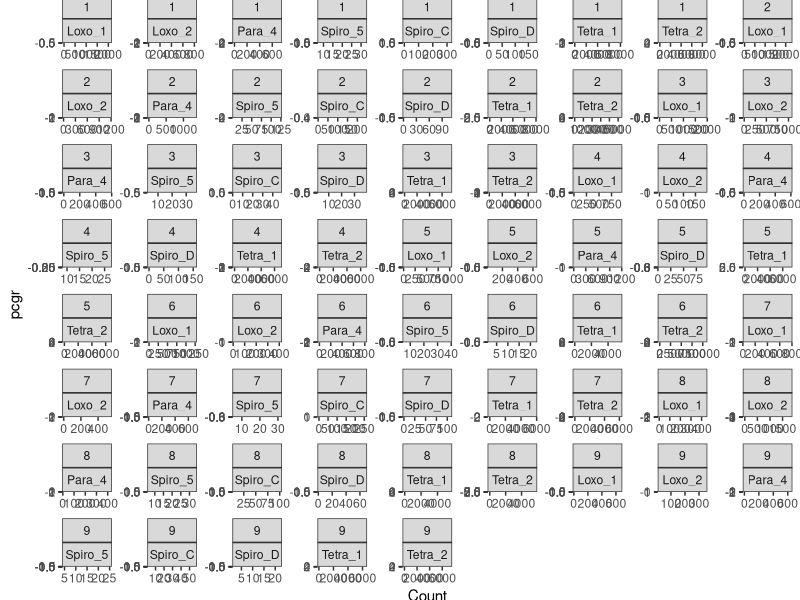
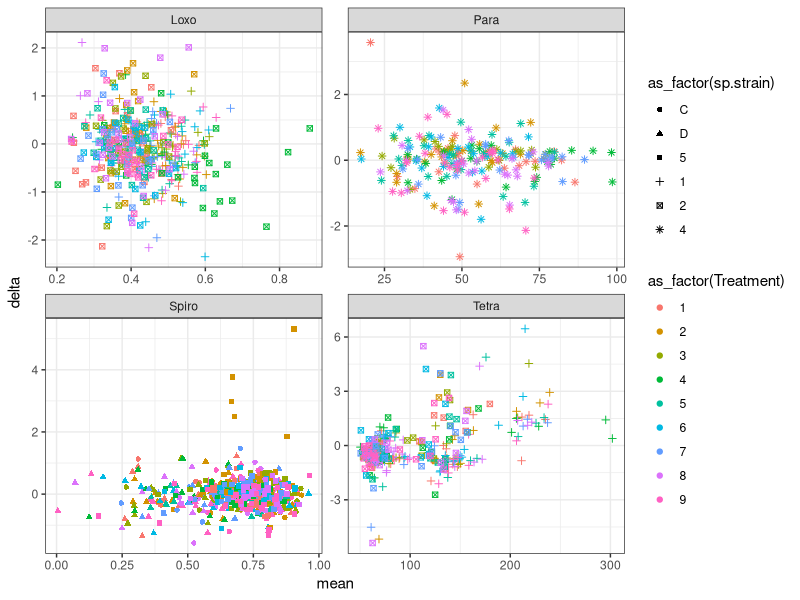

Recreate these plots in R, in order. (Note: this script raises an error after producing the figures.)
library(tidyverse)
library(lubridate)
library(mgcv)
#devtools::install_github("ctkremer/growthTools")
#library(growthTools)

# CILIATES ------
## Import data and compute pcgr, and only keep specific species-trait combinations----
data_cilia <- read.csv("ciliates/OverviewTraitsFull.csv") %>%
  rename(strain = ID_spec) %>%
  group_by(Atrazine, Temp, strain) %>%
  mutate(pcgr = log(lead(Count, 1)/Count)/(lead(Days_fromstart, 1)-Days_fromstart),
         .after = Count) %>% 
  filter(pcgr > -5) %>% #Kick out extremely negative pcgr
  ungroup() %>%
  separate(strain, into = c("species", "sp.strain"), remove=F) %>%#link to species
  group_by(strain) %>%
  mutate(phase = cut_interval(log10(Count), n=5, labels = FALSE)) %>%
  pivot_longer(mean_ar:sd_linearity, names_to="trait") %>%
  separate(trait, into=c("stat", "trait"), sep="_") %>%
  pivot_wider(names_from=stat, values_from=value) %>%
  mutate(cv=sd/mean)%>%
  filter(((species=="Spiro")&(trait=="linearity"))|((species=="Tetra")&(trait=="area"))
         |((species=="Para")&(trait=="speed"))|((species=="Loxo")&(trait=="linearity")))

## fit a reference model: of dd for C data only, and add to the original data frame:------
ref_model <- lm(data_cilia %>% filter(Treatment==1), 
                formula = pcgr ~ poly(Count,1)*strain + strain)
data_cilia$pcgr_ref <- predict.lm(ref_model, newdata = data_cilia)
data_cilia <- data_cilia %>%
  mutate(delta = pcgr - pcgr_ref)
#plot the data and overlay the reference model of dd
ggplot(data_cilia) +
  theme_bw() + 
  geom_point(aes(x=Count, y=pcgr)) + 
  #geom_smooth(method=lm, aes(x=Count, y=pcgr), 
  #            formula=y ~ poly(x,1), se=F) + #
  geom_line(aes(x=Count, y=pcgr_ref)) +
  facet_wrap(vars(Treatment, strain), scales="free")

#now check if the deviation from the ref model (delta) 
#depends on the trait value
ggplot(data_cilia) +
  theme_bw() + 
  geom_point(aes(x=mean, y=delta, col=as_factor(Treatment), 
                 pch=as_factor(sp.strain))) + 
  #geom_smooth(method=lm, aes(x=mean, y=delta, col=as_factor(treat)),
  #            formula=y ~ poly(x,1), se=F) + #
  facet_wrap(vars(species), scales="free") #, rows = vars(ID_spec)strain ~ 
#It doesn't 

# CYANO ------
## Import data and compute pcgr, and only keep specific species-trait combinations----
data_cyano <- read.csv("cyanobacteria/mono_data.csv") %>%
  separate(date.time, sep=" ", into = c("date", "time")) %>%
  mutate(day = yday(date), .after = date) %>%
  select(-c(date, time)) %>%
  group_by(strain, treat) %>%
  mutate(day = day - min(day)) %>%
  mutate(pcgr = log(lead(population.mean,1)/population.mean)/(lead(day,1)-day),
         .after = population.mean) %>%
  filter(!is.na(pcgr)) %>%
  ungroup() %>%
  mutate(species = case_when(strain%in%c(2375,2524)~"one",
                             TRUE ~ "two")) %>%#link to species
  mutate(strain = as_factor(strain)) %>%
  group_by(strain) %>%
  mutate(phase = cut_interval(log10(population.mean), n=5, labels = FALSE)) %>%
  select(-population.sd) %>%
  pivot_longer(FSC.HLin.mean:NIR.R.HLin.sd, names_to="trait") %>%
  separate(trait, into=c("trait", "stat"), sep="in.") %>%
  pivot_wider(names_from=stat, values_from=value) %>%
  mutate(cv=sd/mean) %>%
  filter(((species=="one")&(trait=="RED.R.HL"))|((species=="two")&(trait=="YEL.B.HL")))

## fit a reference model: of dd for C data only, and add to the data:--------
ref_model <- lm(data_cyano %>% filter(treat=="C"), 
                formula = pcgr ~ poly(population.mean,1)*strain + strain)
data_cyano$pcgr_ref <- predict.lm(ref_model, newdata = data_cyano)
data_cyano <- data_cyano %>%
  mutate(delta = pcgr - pcgr_ref)
#plot the data and overlay the reference model of dd
ggplot(data_cyano) +
  theme_bw() + 
  geom_point(aes(x=population.mean, y=pcgr)) + 
  #geom_smooth(method=lm, aes(x=population.mean, y=pcgr), 
  #            formula=y ~ poly(x,2), se=F) + #
  geom_line(aes(x=population.mean, y=pcgr_ref)) +
  facet_wrap(vars(treat, strain), scales="free") #, rows = vars(ID_spec)strain ~ 

#now check if delta with ref model depends on the trait
ggplot(data_cyano) +
  theme_bw() + 
  geom_point(aes(x=mean, y=delta, col=as_factor(treat), 
                 pch=as_factor(strain))) + 
  #geom_smooth(method=lm, aes(x=mean, y=delta, col=as_factor(treat)),
  #            formula=y ~ poly(x,1), se=F) + #
  facet_wrap(vars(species), scales="free") #, rows = vars(ID_spec)strain ~ 
#It does seem to be the case. 
